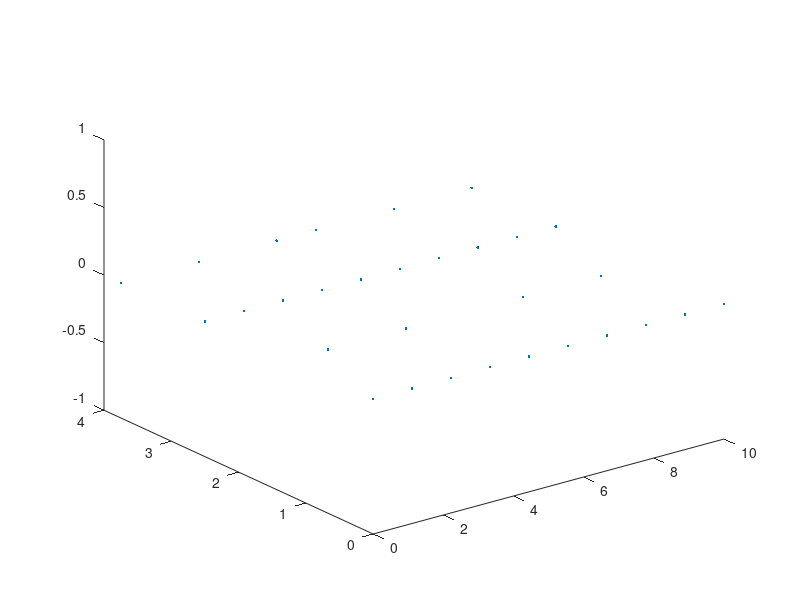

MATLAB code for this plot:
xline = [0 10 10]
yline = [0 5 5]
zline = [0 7 7]
x = linspace(xline(1),xline(2),xline(3))
y = linspace(yline(1),yline(2),yline(3))
z = linspace(zline(1),zline(2),zline(3))

[a,b,c] = ndgrid(x,y,z)

Q = [1 0 1 0 1;1 4 1 2 4;1 1 4 4 2;1 4 1 2 4;1 1 4 4 2]
Q(:)
Q = [true false true true false;true true true false false;true false true true false;true true true false false;true false true true false;true false true true false;true true true false false;true false true true false;true true true false false;true false true true false]
a = a(Q(:))
b = b(Q(:))
c = c(Q(:))

plot3(a,b,c,'.')